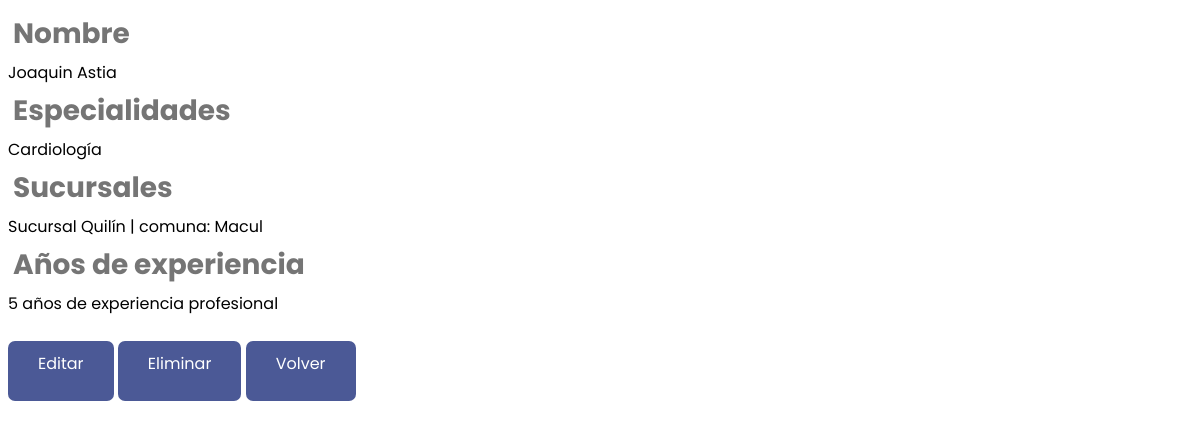
The app's page /clinica/detail_view/12, older data.
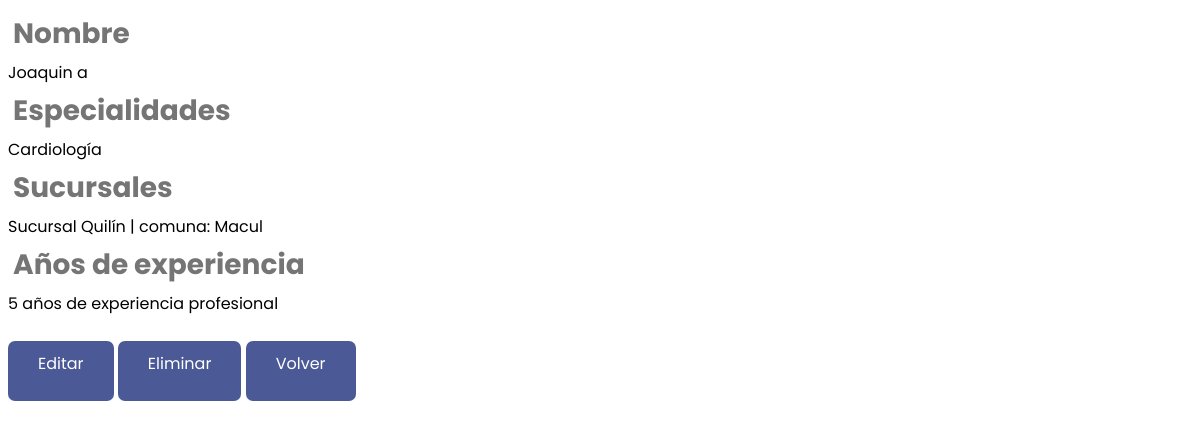
The same page, newer data.
### clinica/models.py (models this page shows, shortened)
class Medico(models.Model): #antecedentes y credenciales
    nombre = models.CharField(max_length=100)
    apellido = models.CharField(max_length=100)
    especialidades = models.ManyToManyField(Especialidad)
    sucursales = models.ManyToManyField(Sucursal)
    anos_experiencia = models.IntegerField() #antecedentes
    class Meta:
        verbose_name_plural="Médicos"
        ordering=['nombre']

### clinica/views.py (the view)
# urls.py: path('detail_view/<id>', detail_view, name='detail_view'),
def detail_view(request, id):
    context = {}
    context['data'] = Medico.objects.get(id = id)
    return render(request, "detail_view.html", context)

### clinica/models.py (called while the page is built)
    def __str__(self):
        return self.tipo

    def __str__(self):
        return self.nombre + " | comuna: " + self.comuna.nombre

### clinica/templates/detail_view.html (shortened to what this page needs)
{% load static %}
<link rel="stylesheet" type="text/css" href="{% static 'css/test.css' %}">
<div class="main">
    <h2> Nombre </h2>
        {{ data.nombre }} {{data.apellido}}<br/>
    <h2> Especialidades </h2>
        {% for especialidad in data.especialidades.all %}
        {{ especialidad }} <br/>
        {% endfor %}
    <h2> Sucursales </h2>
        {% for sucursal in data.sucursales.all %}
        {{ sucursal }} <br/>
        {% endfor %}
    <h2> Años de experiencia </h2>
    {{ data.anos_experiencia }} años de experiencia profesional
    <br><br>
    <a href="../{{data.id}}/update" class="btn"> Editar </a>
    <a href="../{{data.id}}/delete" class="btn" id="delete"> Eliminar </a>
    <a href="../list_view" class="btn"> Volver </a>
</div>

Row changes from the older to the newer data that the page shows:
changed Medico "Joaquin": apellido "Astia" → "a"
